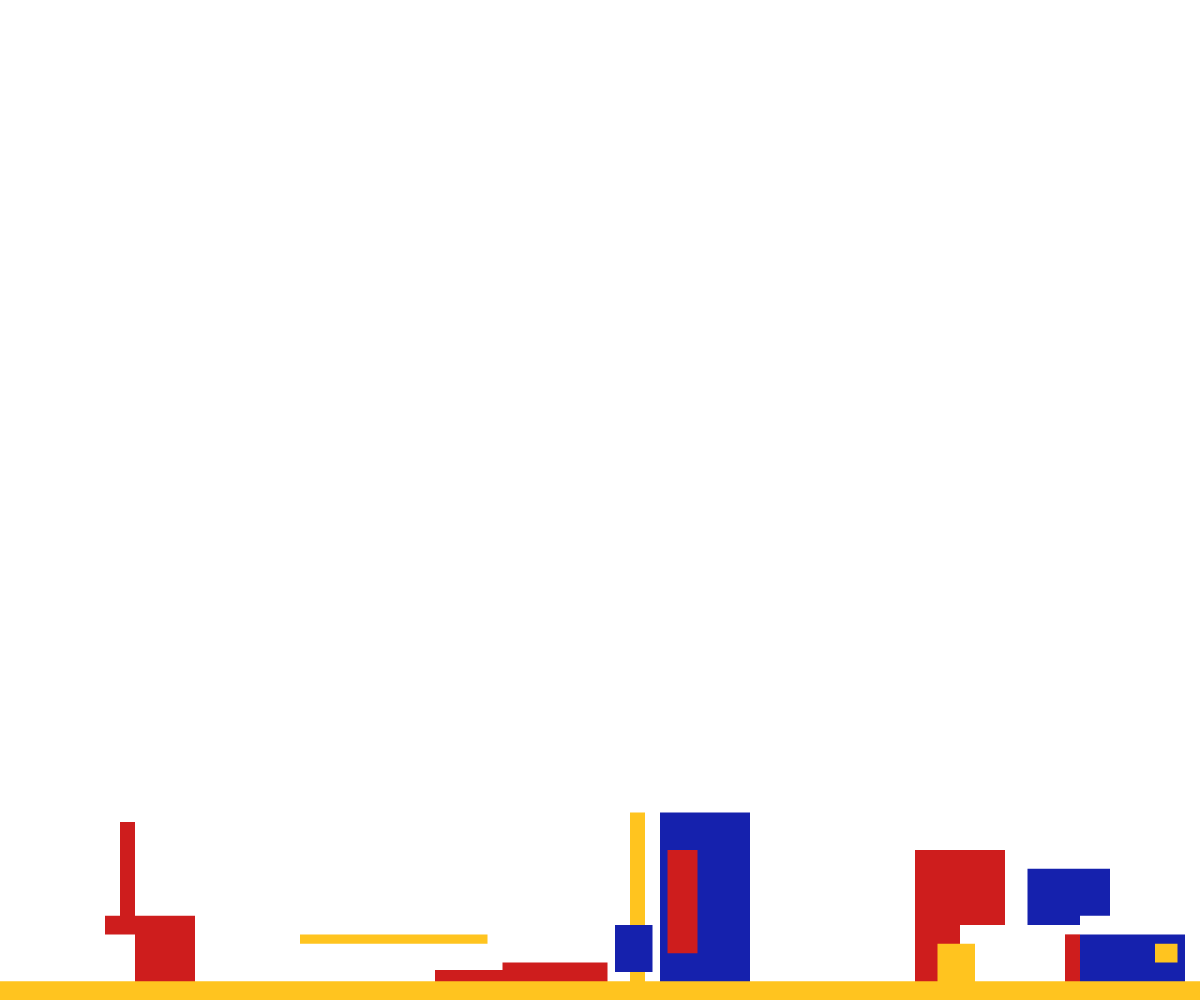
Frame 1 (no input)
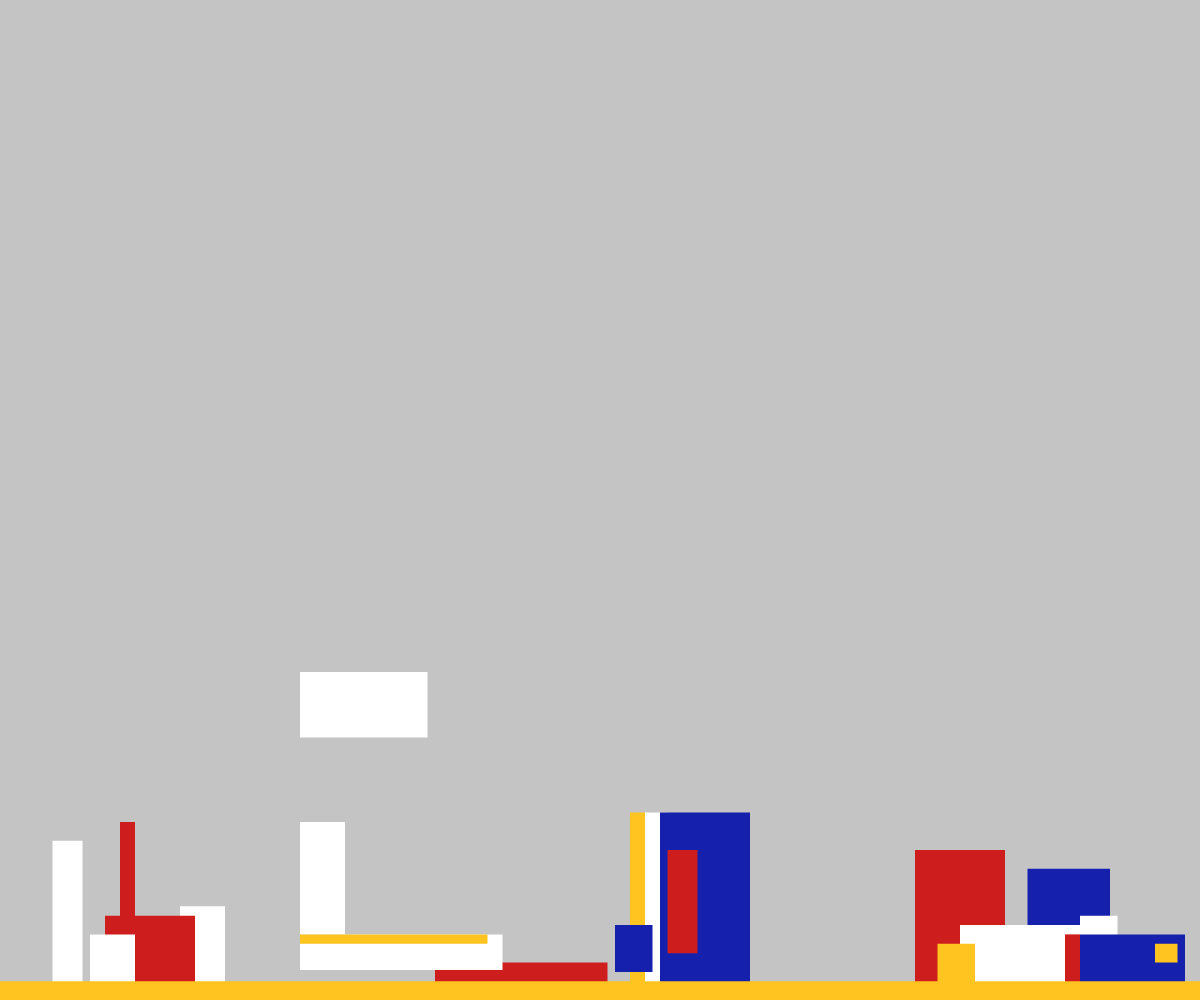
Frame 60 (no input)
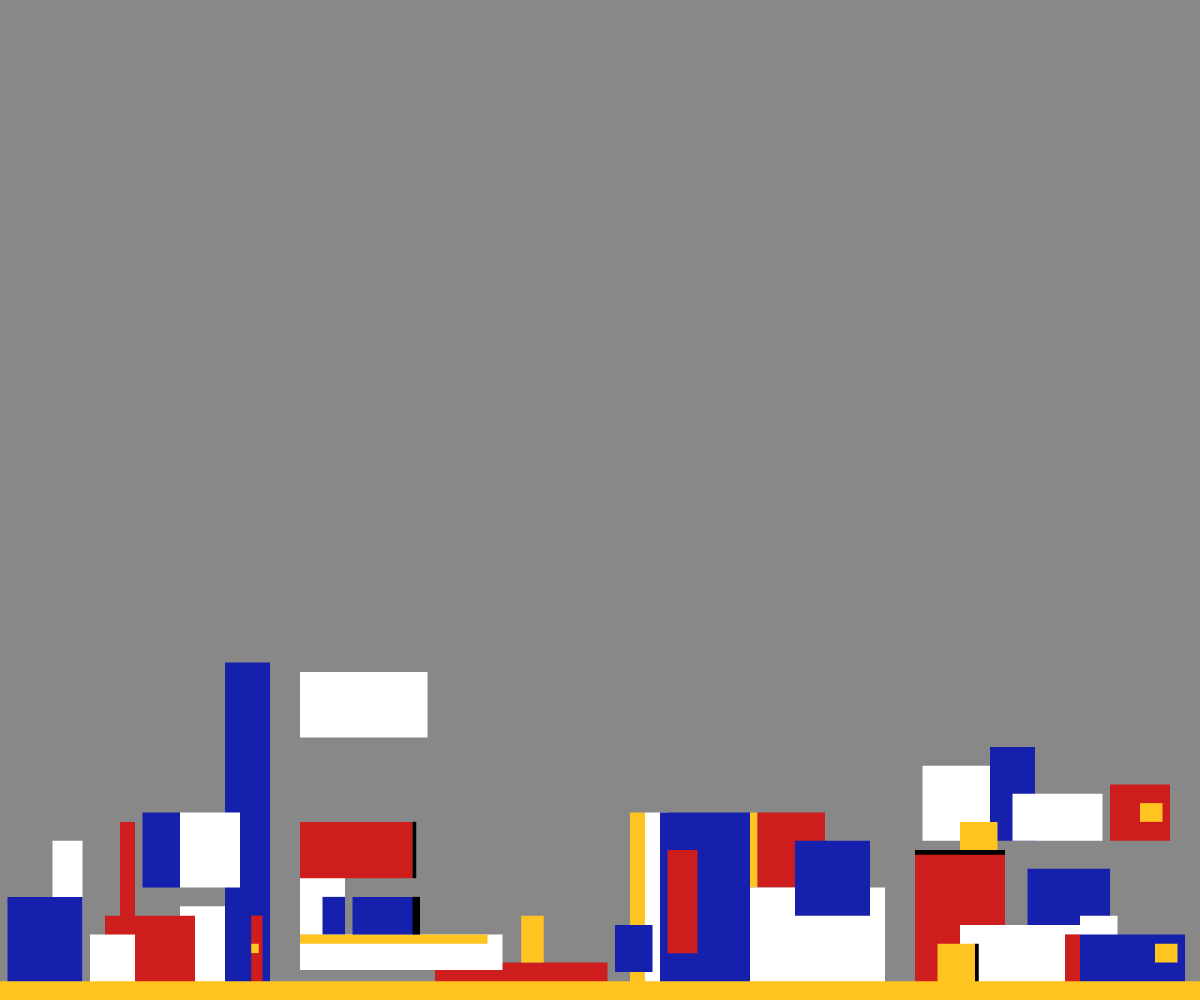
Frame 120 (the mouse pressed at the canvas centre since frame 60)

The p5.js sketch that drew these frames (run headless with seeded random() and noise() and a simulated clock; from frame 60 on, the mouse is pressed at the canvas centre):

// p5.js sketch
// ── sketch.js
// Global variables 
let secondSegStart;
let secondSegWidth;
let thirdSegStart;
let thirdSegWidth;
let fourthSegStart;
let fourthSegWidth;
let minHeight;
let maxHeight;
let rectWidth;
let rectHeight;
let currentBgColor;
let targetBgColor;

const easing = 0.005;

let red = [206, 29, 29];
let blue = [21, 33, 173];
let yellow = [255, 196, 31];

let Layer = 0; // New variable to control which layer to display

function fillColour(colour) {
  // Fills colour based on inputted colour name
  switch(colour) {
    case "red":
      fill(red[0], red[1], red[2]);
      break;
    case "blue":
      fill(blue[0], blue[1], blue[2]);
      break;
    case "yellow":
      fill(yellow[0], yellow[1], yellow[2]);
      break;
    case "white":
      fill(255);
      break;
    case "black":
      fill(0);
      break;
  }
}

class FirstBuilding {
  constructor() {
    this.Layer = 1;
  }

  setLayer(layer) {
    this.Layer = layer;
  }
  
  drawRect(x, y, w, h, c) {
    // draws rectangle using ratios as setup in global variables
    fillColour(c);
    rect(x * rectWidth, windowHeight - y * rectHeight, w * rectWidth, h * rectHeight);
  }

  drawLayer1() {
    if (this.Layer >= 1) {
      this.drawRect(24, 10, 6, 10, "white");
      this.drawRect(14, 9, 12, 9, "red");
      this.drawRect(16, 19, 2, 12, "red");
      this.drawRect(7, 17, 4, 17, "white");
      this.drawRect(12, 7, 6, 7, "white");
    }
  }

  drawLayer2() {
    if (this.Layer >= 2) {
      this.drawRect(1, 11, 10, 11, "blue");
      this.drawRect(19, 20, 5, 8, "blue");
      this.drawRect(30, 36, 6, 36, "blue");
      this.drawRect(33.5, 9, 1.5, 9, "red");
      this.drawRect(33.5, 6, 1, 1, "yellow");
      this.drawRect(24, 20, 8, 8, "white");
    }
  }

  drawLayer3() {
    if (this.Layer >= 3) {
      this.drawRect(35, 41, 4, 18, "white");
      this.drawRect(30, 36, 6, 13, "blue");
      this.drawRect(36, 38, 1, 15, "yellow");
      this.drawRect(29, 53, 2, 30, "yellow");
      this.drawRect(24, 50, 6, 27, "blue");
    }
  }

  drawLayer4() {
    if (this.Layer >= 4) {
      this.drawRect(30, 50, 0.25, 27, "black");
      this.drawRect(26, 42, 2, 4, "yellow");
      this.drawRect(7, 33, 17, 11, "white");
      this.drawRect(28, 30, 4, 7, "red");
      this.drawRect(11, 18, 1, 18, "yellow");
    }
  }

  drawLayer5() {
    if (this.Layer >= 5) {
      this.drawRect(4.5, 42, 6.5, 7, "white");
      this.drawRect(15, 12, 18, 3, "yellow");
      this.drawRect(35, 9, 0.25, 7, "black");
      this.drawRect(30, 9, 0.5, 7, "black");
      this.drawRect(18, 7, 0.5, 5, "black");
      this.drawRect(0.5, 35, 27.5, 2, "yellow");
      this.drawRect(11, 48, 2, 13, "yellow");
    }
  }

  drawLayer6() {
    if (this.Layer >= 6) {
      this.drawRect(16, 64, 8, 29, "red");
      this.drawRect(20, 59, 2, 5, "yellow");
      this.drawRect(30, 28, 1.5, 2.5, "yellow");
      this.drawRect(4, 23, 36, 3, "yellow");
      this.drawRect(18, 25, 2, 25, "yellow");
      this.drawRect(4, 20, 36, 1, "black");
    }
  }

  drawLayer7() {
    if (this.Layer >= 7) {
      this.drawRect(26, 38, 2, 0.5, "black");
      this.drawRect(23.5, 59, 1.5, 36, "yellow");
      this.drawRect(0.5, 33, 23, 1, "black");
      this.drawRect(20, 25, 0.5, 2, "black");
      this.drawRect(20, 20, 0.5, 8, "black");
      this.drawRect(20, 8, 0.5, 6, "black");
      this.drawRect(15, 9, 18, 1, "black");
      this.drawRect(32, 20, 0.5, 8, "black");
    }
  }

  drawLayer8() {
    if (this.Layer >= 8) {
      this.drawRect(25, 33, 3, 1, "black");
      this.drawRect(20, 54, 2, 0.5, "black");
      this.drawRect(37, 38, 0.5, 15, "black");
      this.drawRect(32, 30, 0.25, 7, "black");
      this.drawRect(30, 25.5, 1.5, 0.25, "black");
      this.drawRect(0, 2, 39, 2, "yellow");
    }
  }

  draw() {
    push();
    this.drawLayer1();
    this.drawLayer2();
    this.drawLayer3();
    this.drawLayer4();
    this.drawLayer5();
    this.drawLayer6();
    this.drawLayer7();
    this.drawLayer8();
    pop();
  }
}

class SecondBuilding {
  constructor() {
    this.Layer = 1;
  }

  setLayer(layer) {
    this.Layer = layer;
  }

  drawRect(x, y, w, h, c) {
    fillColour(c);
    rect(x * rectWidth, windowHeight - y * rectHeight, w * rectWidth, h * rectHeight);
  }

  drawLayer1() {
    if (this.Layer >= 1) {
      this.drawRect(18, 4, 23, 4, "red");
      this.drawRect(0, 7, 27, 3.8, "white");
      this.drawRect(0, 19, 6, 12, "white");
      this.drawRect(0, 35, 17, 7, "white");
      this.drawRect(3, 1.5, 37, 1.5, "yellow");
      this.drawRect(0, 7, 25, 1, "yellow");
    }
  }

  drawLayer2() {
    if (this.Layer >= 2) {
      this.drawRect(3, 11, 3, 4, "blue");
      this.drawRect(7, 11, 9, 4, "blue");
      this.drawRect(0, 19, 15, 6, "red");
      this.drawRect(29.5, 9, 3, 5, "yellow");
      this.drawRect(15, 19, 0.5, 6, "black");
      this.drawRect(15, 11, 1, 4, "black");
    }
  }

  drawLayer3() {
    if (this.Layer >= 3) {
      this.drawRect(33, 20, 5, 7, "white");
      this.drawRect(9, 13.5, 20, 2.5, "yellow");
      this.drawRect(1, 22, 16, 2, "yellow");
      this.drawRect(9, 32, 5, 10, "yellow");
      this.drawRect(12, 18, 2, 4, "yellow");
    }
  }

  drawLayer4() {
    if (this.Layer >= 4) {
      this.drawRect(18.6, 10.5, 10, 3.2, "blue");
      this.drawRect(28, 24, 6, 20, "blue");
      this.drawRect(24, 76, 6, 63, "white");
      this.drawRect(18, 72, 1.5, 60, "white");
      this.drawRect(33, 24, 1, 20, "black");
      this.drawRect(0, 6, 19, 0.5, "black");
    }
  }

  drawLayer5() {
    if (this.Layer >= 5) {
      this.drawRect(32, 48, 3, 20, "blue");
      this.drawRect(28, 38, 4, 10, "red");
      this.drawRect(17, 69, 1.5, 69, "yellow");
      this.drawRect(32, 48, 3, 20, "blue");
      this.drawRect(11, 36, 6, 1, "yellow");
      this.drawRect(20, 28, 18, 2.5, "yellow");
    }
  }

  drawLayer6() {
    if (this.Layer >= 6) {
      this.drawRect(6, 69, 6, 47, "blue");
      this.drawRect(22, 63, 3, 50, "blue");
      this.drawRect(28.5, 37, 3, 2, "yellow");
      this.drawRect(13, 32, 1, 10, "black");
      this.drawRect(35, 48, 0.5, 20, "black");
    }
  }

  drawLayer7() {
    if (this.Layer >= 7) {
      this.drawRect(14, 69, 3, 33, "red");
      this.drawRect(20, 66, 2, 45, "red");
    }
  }

  drawLayer8() {
    if (this.Layer >= 8) {
      this.drawRect(7.5, 66, 3, 6, "yellow");
      this.drawRect(17, 69, 0.5, 33, "black");
      this.drawRect(19.5, 72, 0.5, 51, "black");
      this.drawRect(25, 63, 0.5, 50, "black");
    }
  }

  draw() {
    push();
    translate(secondSegStart, 0); 
    this.drawLayer1();
    this.drawLayer2();
    this.drawLayer3();
    this.drawLayer4();
    this.drawLayer5();
    this.drawLayer6();
    this.drawLayer7();
    this.drawLayer8();
    pop();
  }
}

class ThirdBuilding {
  constructor() {
    this.Layer = 1;
  }

  setLayer(layer) {
    this.Layer = layer;
  }

  drawRect(x, y, w, h, c) {
    fillColour(c);
    rect(x * rectWidth, windowHeight - y * rectHeight, w * rectWidth, h * rectHeight);
  }

  drawLayer1() {
    if (this.Layer >= 1) {
      this.drawRect(6, 20, 3, 20, "white");
      this.drawRect(4, 20, 2, 20, "yellow");
      this.drawRect(2, 8, 5, 5, "blue");
      this.drawRect(8, 20, 12, 20, "blue");
      this.drawRect(9, 16, 4, 11, "red");
    }
  }

  drawLayer2() {
    if (this.Layer >= 2) {
      this.drawRect(20, 20, 1, 8, "yellow");
      this.drawRect(21, 20, 9, 8, "red");
      this.drawRect(20, 12, 18, 12, "white");
      this.drawRect(26, 17, 10, 8, "blue");
    }
  }

  drawLayer3() {
    if (this.Layer >= 3) {
      this.drawRect(8, 54, 8, 7, "red");
      this.drawRect(17, 54, 14, 21, "blue");
      this.drawRect(31, 46, 5, 13, "red");
      this.drawRect(23, 53, 6, 6, "red");
      this.drawRect(25, 51, 2, 2, "yellow");
    }
  }

  drawLayer4() {
    if (this.Layer >= 4) {
      this.drawRect(5, 43, 17, 19, "white");
      this.drawRect(26, 33, 7, 8, "white");
      this.drawRect(2, 39, 8, 14, "red");
      this.drawRect(12, 42, 3, 14, "blue");
      this.drawRect(7, 42, 1, 17, "yellow");
      this.drawRect(1, 22, 33, 2, "black");
      this.drawRect(19, 20, 1, 20, "black");
    }
  }

  drawLayer5() {
    if (this.Layer >= 5) {
      this.drawRect(27, 15, 6, 2, "yellow");
      this.drawRect(10, 42, 1, 17, "yellow");
      this.drawRect(22, 33, 4, 9, "yellow");
      this.drawRect(1, 25, 33, 3, "yellow");
    }
  }

  drawLayer6() {
    if (this.Layer >= 6) {
      this.drawRect(3, 66, 22, 9, "blue");
      this.drawRect(27, 67, 9, 10, "white");
      this.drawRect(16, 54, 1, 7, "black");
      this.drawRect(7, 55, 32, 1, "black");
      this.drawRect(4, 43, 13, 1, "black");
      this.drawRect(4, 47, 13, 4, "yellow");
    }
  }

  drawLayer7() {
    if (this.Layer >= 7) {
      this.drawRect(1, 75, 19, 13, "white");
      this.drawRect(10, 71, 5, 9, "blue");
      this.drawRect(3, 79, 5, 8, "red");
      this.drawRect(5, 77, 3, 2, "yellow");
      this.drawRect(7, 77, 10, 3, "red");
    }
  }

  drawLayer8() {
    if (this.Layer >= 8) {
      this.drawRect(23, 80, 9, 9, "red");
      this.drawRect(22, 68, 16, 1, "black");
      this.drawRect(7, 57, 32, 2, "yellow");
      this.drawRect(22, 71, 16, 3, "yellow");
      this.drawRect(24, 68, 2, 11, "yellow");
      this.drawRect(0, 3, 40, 3, "yellow");
    }
  }

  draw() {
    push();
    translate(thirdSegStart, 0); 
    this.drawLayer1();
    this.drawLayer2();
    this.drawLayer3();
    this.drawLayer4();
    this.drawLayer5();
    this.drawLayer6();
    this.drawLayer7();
    this.drawLayer8();
    pop();
  }
}

class FourthBuilding {
  constructor() {
    this.Layer = 1;
  }

  setLayer(layer) {
    this.Layer = layer;
  }

  drawRect(x, y, w, h, c) {
    fillColour(c);
    rect(x * rectWidth, windowHeight - y * rectHeight, w * rectWidth, h * rectHeight);
  }

  drawLayer1() {
    if (this.Layer >= 1) {
      this.drawRect(2, 16, 12, 15, "red");
      this.drawRect(17, 14, 11, 13, "blue");
      this.drawRect(8, 8, 18, 7, "white");
      this.drawRect(5, 6, 5, 5, "yellow");
      this.drawRect(22, 7, 2, 6, "red");
      this.drawRect(24, 9, 5, 8, "white");
      this.drawRect(24, 7, 14, 6, "blue");
      this.drawRect(34, 6, 3, 2, "yellow");
    }
  }

  drawLayer2() {
    if (this.Layer >= 2) {
      this.drawRect(3, 25, 9, 8, "white");
      this.drawRect(12, 27, 6, 10, "blue");
      this.drawRect(15, 22, 12, 5, "white");
      this.drawRect(28, 23, 8, 6, "red");
      this.drawRect(32, 21, 3, 2, "yellow");
      this.drawRect(8, 19, 5, 3, "yellow");
      this.drawRect(2, 16, 12, 0.5, "black");
      this.drawRect(10, 6, 0.5, 5, "black");
    }
  }

  drawLayer3() {
    if (this.Layer >= 3) {
      this.drawRect(12, 35, 7, 8, "blue");
      this.drawRect(5, 31, 15, 3, "red");
      this.drawRect(6, 30, 3, 1, "yellow");
      this.drawRect(9, 33, 3, 5, "blue");
      this.drawRect(26, 32, 12, 5, "red");
      this.drawRect(27, 32, 1, 15, "blue");
      this.drawRect(27, 32.5, 15, 0.5, "yellow");
      this.drawRect(35, 36, 4, 8, "blue");
      this.drawRect(36, 35, 2, 2, "yellow");
      this.drawRect(12, 25, 0.5, 6, "black");
      this.drawRect(28, 23, 0.5, 6, "black");
    }
  }

  drawLayer4() {
    if (this.Layer >= 4) {
      this.drawRect(3, 36, 18, 1, "yellow");
      this.drawRect(10, 42, 6, 6, "blue");
      this.drawRect(13, 39, 8, 3, "white");
      this.drawRect(22, 62, 3, 35, "red"); 
      this.drawRect(23, 61, 1, 3, "yellow");
      this.drawRect(9, 48, 12, 6, "blue");
      this.drawRect(18, 60, 1, 18, "white");
      this.drawRect(19, 64, 1, 14, "blue");
      this.drawRect(20, 62, 1, 14, "red");
      this.drawRect(2, 49, 16, 1, "yellow");
    }
  }

  drawLayer5() {
    if (this.Layer >= 5) {
      this.drawRect(10, 62, 5, 13, "white");
      this.drawRect(13, 54, 5, 5, "red");
      this.drawRect(26, 50, 7, 8, "white");
      this.drawRect(32, 48, 2, 5, "yellow");
      this.drawRect(24, 47, 5, 4, "blue");
      this.drawRect(28, 57, 1, 6, "white");
      this.drawRect(29, 54, 5, 3, "blue");
      this.drawRect(31, 53, 2, 1, "yellow");
      this.drawRect(14, 35, 0.5, 18, "black");
      this.drawRect(27, 32, 0.5, 15, "black");
      this.drawRect(27, 14, 0.5, 12, "black");
      this.drawRect(14, 27, 4, 0.5, "black");
    }
  }

  drawLayer6() {
    if (this.Layer >= 6) {
      this.drawRect(22, 42, 0.5, 15, "black");
      this.drawRect(22, 42, 3, 0.5, "black");
      this.drawRect(9, 48, 9, 0.5, "black");
      this.drawRect(27, 32, 8, 0.5, "black");
      this.drawRect(10, 42, 6, 0.5, "black");
      this.drawRect(0, 3, 40, 2, "yellow");
      this.drawRect(0, 17, 35, 1, "yellow");
      this.drawRect(0, 3, 40, 2, "yellow");
    }
  }

  drawLayer7() {
    if (this.Layer >= 7) {
      this.drawRect(25, 46, 3, 1, "yellow");
      this.drawRect(22, 51, 14, 1, "yellow");
      this.drawRect(0, 3, 40, 2, "yellow");
      this.drawRect(0, 17, 35, 1, "yellow");
      this.drawRect(0, 28, 40, 1, "yellow");
      this.drawRect(12, 35, 2, 18, "yellow");
    }
  }

  drawLayer8() {
    if (this.Layer >= 8) {
      this.drawRect(22, 53, 3, 3, "yellow");
      this.drawRect(26, 55, 1, 4, "blue");
      this.drawRect(27, 58, 1, 7, "yellow");
      this.drawRect(25, 36, 2, 34, "yellow");
      this.drawRect(7, 43, 31, 1, "yellow");
      this.drawRect(21, 68, 1, 40, "yellow");
    }
  }

  draw() {
    push();
    translate(fourthSegStart, 0);
    this.drawLayer1();
    this.drawLayer2();
    this.drawLayer3();
    this.drawLayer4();
    this.drawLayer5();
    this.drawLayer6();
    this.drawLayer7();
    this.drawLayer8();
    pop();
  }
}

let firstBuilding;
let secondBuilding;
let thirdBuilding;
let fourthBuilding;

  function setup() {
    createCanvas(windowWidth, windowHeight);
    noStroke();

    currentBgColor = color(255);
    targetBgColor = color(0);
  
    // Calculate the start positions and widths for the second, third, and fourth segments
    secondSegStart = width / 4;  
    secondSegWidth = width / 2 - secondSegStart;  
    thirdSegStart = width / 2;  
    thirdSegWidth = width / 4 * 3 - thirdSegStart;
    fourthSegStart = width / 4 * 3;
    fourthSegWidth = width - fourthSegStart;
    
    minHeight = height / 4;
    maxHeight = height - minHeight;
    rectWidth = secondSegWidth / 40; 
    rectHeight = maxHeight / 80;

    firstBuilding = new FirstBuilding;
    secondBuilding = new SecondBuilding;
    thirdBuilding = new ThirdBuilding;
    fourthBuilding = new FourthBuilding;
  }

  function draw() {
    background(currentBgColor);

    if (frameCount > 40 && Layer < 1) {
      Layer = 1;
      firstBuilding.setLayer(1); 
      secondBuilding.setLayer(1); 
      thirdBuilding.setLayer(1);  
      fourthBuilding.setLayer(1); 
    }
    if (frameCount > 80 && Layer < 2) {
      Layer = 2;
      firstBuilding.setLayer(2); 
      secondBuilding.setLayer(2); 
      thirdBuilding.setLayer(2);  
      fourthBuilding.setLayer(2);
    }
    if (frameCount > 120 && Layer < 3) {
      Layer = 3;
      firstBuilding.setLayer(3); 
      secondBuilding.setLayer(3); 
      thirdBuilding.setLayer(3);  
      fourthBuilding.setLayer(3); 
    }
    if (frameCount > 160 && Layer < 4) {
      Layer = 4;
      firstBuilding.setLayer(4); 
      secondBuilding.setLayer(4); 
      thirdBuilding.setLayer(4);  
      fourthBuilding.setLayer(4); 
    }
    if (frameCount > 200 && Layer < 5) {
      Layer = 5;
      firstBuilding.setLayer(5); 
      secondBuilding.setLayer(5); 
      thirdBuilding.setLayer(5);  
      fourthBuilding.setLayer(5); 
    }
    if (frameCount > 240 && Layer < 6) {
      Layer = 6;
      firstBuilding.setLayer(6); 
      secondBuilding.setLayer(6); 
      thirdBuilding.setLayer(6);  
      fourthBuilding.setLayer(6);
    }
    if (frameCount > 280 && Layer < 7) {
      Layer = 7;
      firstBuilding.setLayer(7); 
      secondBuilding.setLayer(7); 
      thirdBuilding.setLayer(7);  
      fourthBuilding.setLayer(7);
    }

    if (frameCount > 320 && Layer < 8) {
      Layer = 8;
      firstBuilding.setLayer(8); 
      secondBuilding.setLayer(8); 
      thirdBuilding.setLayer(8);  
      fourthBuilding.setLayer(8);
    }

    firstBuilding.draw();
    secondBuilding.draw();
    thirdBuilding.draw();
    fourthBuilding.draw();

    // Yellow floor
    fillColour("yellow");
    rect(0, height-rectHeight*2, width, rectHeight*2);

    currentBgColor = lerpColor(currentBgColor, targetBgColor, easing);
  }

  function windowResized() {
    // Resize the canvas to match the new window size
    resizeCanvas(windowWidth, windowHeight);
    
    secondSegStart = windowWidth / 4;
    secondSegWidth = windowWidth / 2 - secondSegStart;
    thirdSegStart = windowWidth / 2;
    thirdSegWidth = windowWidth / 4 * 3 - thirdSegStart;
    fourthSegStart = width / 4 * 3;
    fourthSegWidth = width - fourthSegStart;
    
    minHeight = windowHeight / 4;
    maxHeight = windowHeight - minHeight;
    rectWidth = secondSegWidth / 40;
    rectHeight = maxHeight / 80;
  }
